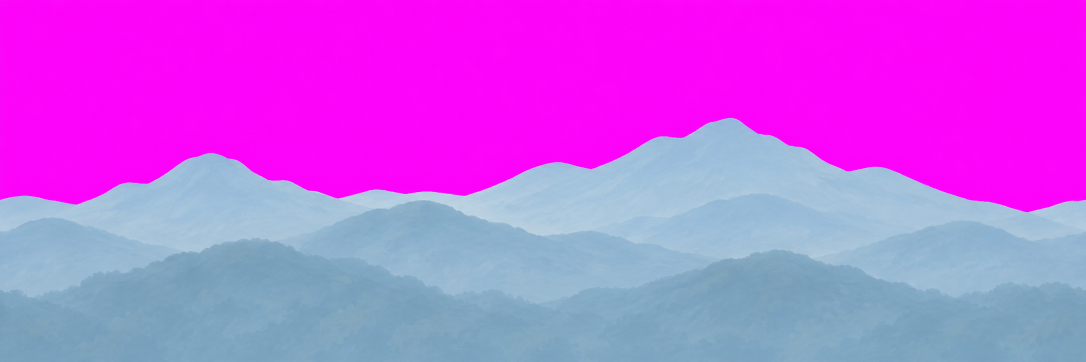
#> input picture art/backdrop/far.png, 2172 x 724 px (shown at 1/2 size); the run also reads 1 picture not shown here
$ python prepare_art.py
#> lines starting #> are read from the running program, lines starting #| are printed output that depends on the picture; after the words box and inside, x2 and y2 are one past the last pixel; in counts of white or black regions, pixels touching at a corner belong together
#!/usr/bin/env python3
"""Prepare the game art. Run after adding or changing anything in art/.

Usage (from the project folder):
    python3 scripts/prepare_art.py        (needs: pip install pillow numpy)

art/backdrop/far|mid|front.png   parallax layers on a solid magenta (#FF00FF) background
art/sprites/<name>.png           single objects, transparent PNG (magenta background also OK)

Writes optimised copies to assets/backdrop/ and assets/sprites/, plus src/art.js which
tells the game what exists. Anything missing simply falls back to the built-in drawings.
Sprite names the game knows: see SPRITES below.
"""
import pathlib

import numpy as np
from PIL import Image

ROOT = pathlib.Path(__file__).resolve().parent.parent
ART = ROOT / "art"
ASSETS = ROOT / "assets"
JS = ROOT / "src" / "art.js"
EXTS = (".png", ".jpg", ".jpeg", ".webp")

# back to front: (name, height as a fraction of the sky, pan speed on bends)
BACKDROP = [
    ("far", 0.62, 0.15),
    ("mid", 0.5, 0.35),
    ("front", 0.36, 0.7),
]
BACKDROP_MAX_W = 1800

# name: (max pixel size of the longest side, trim transparent margins?)
# The wheel is not trimmed so it keeps rotating around its centre.
SPRITES = {
    "kancil": (768, True),
    "lorry": (768, True),
    "cow": (640, True),
    "pothole": (768, True),
    "duit": (384, True),
    "rendang": (384, True),
    "teh": (384, True),
    "palm": (1024, True),
    "tree": (1024, True),
    "house": (1024, True),
    "wheel": (768, False),
    "wheel_honk": (768, False),
    "dashboard": (1800, True),
    "car2": (768, True),
    "bus": (768, True),
    "kapcai": (512, True),
    "pelita": (384, True),
    "gantry": (1400, True),
    "phone": (512, True),
    "heart": (96, True),
    "heart_empty": (96, True),
    "icon_city": (128, True),
    "icon_kampung": (128, True),
    "icon_car": (128, True),
    # rear-view mirror faces (made by scripts/slice_faces.py): not trimmed, so they line up
    "face_normal": (320, False),
    "face_shock": (320, False),
    "face_sweat": (320, False),
    "face_hairup": (320, False),
    "face_dizzy": (320, False),
    "face_sleepy": (320, False),
    # Mak's video-call faces (scripts/slice_faces.py --mak)
    "mak_calling": (320, False),
    "mak_happy": (320, False),
    "mak_scold": (320, False),
    # kampung scene poses (scripts/slice_sheet.py): same canvas per character, not trimmed
    "boy_happy": (720, False),
    "boy_shock": (720, False),
    "boy_nervous": (720, False),
    "mak_welcome": (720, False),
    "mak_asking": (720, False),
    "mak_joy": (720, False),
    "kids_waiting": (720, False),
    "kids_cheer": (720, False),
    "kids_sulk": (720, False),
}

# extra backdrop pieces (magenta keyed, trimmed): name -> max width
EXTRAS = {"clouds": 1800, "ground": 1800}
# full-screen illustrations, used as-is: name -> max side
SCREENS = {"menu": 1536, "win": 1536, "lose": 1536, "kampung": 1536}

MAGENTA = np.array([255.0, 0.0, 255.0])


def box_blur(x, r):
    """Mean filter of radius r over the first two axes (edges handled by padding)."""
    pad = np.pad(x, [(r + 1, r), (r + 1, r)] + [(0, 0)] * (x.ndim - 2), mode="edge")
    c = pad.cumsum(0)
    c = c[2 * r + 1:] - c[:-2 * r - 1]
    c = c.cumsum(1)
    c = c[:, 2 * r + 1:] - c[:, :-2 * r - 1]
    return c / (2 * r + 1) ** 2


def key_magenta(img):
    """Solid magenta background -> transparency, with clean (un-pinked) soft edges."""
    P = np.asarray(img.convert("RGB"), dtype=float)
    m = np.minimum(P[..., 0], P[..., 2]) - P[..., 1]  # high on magenta, <= 0 on painted art
    # The "magenta" is rarely pure #FF00FF and often shades from top to bottom,
    # so measure the real background colour per row from the left/right borders.
    border = np.concatenate([P[0], P[-1], P[:, 0], P[:, -1]])
    bm = np.minimum(border[:, 0], border[:, 2]) - border[:, 1]
    K0 = np.median(border[bm > 150], axis=0) if (bm > 150).sum() > 20 else MAGENTA
    def edge_colour(cols):  # per-row background colour from a few border columns
        sm = np.minimum(cols[..., 0], cols[..., 2]) - cols[..., 1]
        ok = sm > 150
        c = (cols * ok[..., None]).sum(1) / np.maximum(ok.sum(1), 1)[:, None]
        c[~ok.any(1)] = K0
        return box_blur(c[:, None, :], 15)[:, 0, :]

    left, right = edge_colour(P[:, :4]), edge_colour(P[:, -4:])
    fx = np.linspace(0, 1, P.shape[1])[None, :, None]
    K = left[:, None, :] * (1 - fx) + right[:, None, :] * fx  # (H, W, 3)
    mK = np.minimum(K[..., 0], K[..., 2]) - K[..., 1]
    rough = np.clip((mK - 12.0 - m) / (mK + 8.0), 0, 1)
    # Painted colours have min(R,B) <= G (+ a little); anything below that is solid,
    # including dark neutral greys, which must not be treated as soft edges.
    solid = (rough > 0.95) | (m < 25)
    bg = rough < 0.04
    edge = ~solid & ~bg
    # true colour of each edge pixel ~ average of nearby solid pixels
    F = np.zeros_like(P)
    w = solid.astype(float)
    for r in (2, 4, 8, 16):
        num = box_blur(P * w[..., None], r)
        den = box_blur(w, r)
        fill = (den > 1e-3) & edge & (F.sum(-1) == 0)
        F[fill] = num[fill] / den[fill][:, None]
    # solve pixel = a*F + (1-a)*magenta for a
    d = F - K
    a_fit = ((P - K) * d).sum(-1) / np.maximum((d * d).sum(-1), 1.0)
    alpha = np.where(solid, 1.0, 0.0)
    known = edge & (F.sum(-1) > 0)
    alpha[known] = np.clip(a_fit[known], 0, 1)
    alpha[edge & ~known] = rough[edge & ~known]
    alpha[alpha < 0.04] = 0
    rgb = (P - (1 - alpha[..., None]) * K) / np.maximum(alpha, 1e-3)[..., None]
    rgb = np.clip(rgb, 0, 255)
    spill = np.clip(np.minimum(rgb[..., 0], rgb[..., 2]) - rgb[..., 1], 0, None)
    rgb[..., 0] = np.where(edge, rgb[..., 0] - spill, rgb[..., 0])
    rgb[..., 2] = np.where(edge, rgb[..., 2] - spill, rgb[..., 2])
    rgb[alpha == 0] = 0
    return Image.fromarray(np.dstack([rgb, alpha * 255]).astype(np.uint8))


def load(path):
    img = Image.open(path)
    has_alpha = img.mode in ("RGBA", "LA") or "transparency" in img.info
    if has_alpha:
        img = img.convert("RGBA")
        if np.asarray(img)[..., 3].min() < 255:
            return img
    return key_magenta(img)


def trim(img, top_only=False):
    a = np.asarray(img)[..., 3]
    ys, xs = np.where(a > 24)
    if not len(ys):
        return img
    pad = 2
    if top_only:
        return img.crop((0, max(0, ys.min() - pad), img.width, img.height))
    return img.crop((max(0, xs.min() - pad), max(0, ys.min() - pad),
                     min(img.width, xs.max() + pad + 1), min(img.height, ys.max() + pad + 1)))


WHEEL_RIM = 0.44  # rim outer radius as a fraction of the image (must match src/scene/Cockpit.js)


# [20 lines left out: function align_wheel, not called in this run]


def fit(img, max_side):
    s = max_side / max(img.size)
    if s < 1:
        img = img.resize((round(img.width * s), round(img.height * s)), Image.LANCZOS)
    return img


def find(folder, name):
    for ext in EXTS:
        p = folder / f"{name}{ext}"
        if p.exists():
            return p
    return None


def main():
    (ASSETS / "backdrop").mkdir(parents=True, exist_ok=True)
    (ASSETS / "sprites").mkdir(parents=True, exist_ok=True)

    backdrop = []
    for name, height, parallax in BACKDROP:
        src = find(ART / "backdrop", name)
        if not src:
            print(f"  backdrop {name}: missing, using built-in")
            continue
        img = fit(trim(load(src), top_only=True), BACKDROP_MAX_W)
#> in load, img is the input picture: PIL image 2172x724 RGB; mean R, G, B 195.7, 93.3, 225.4
#> in load, `has_alpha = img.mode in ("RGBA", "LA") or "transparency" in img.info`: has_alpha = False
#> in key_magenta, `m = np.minimum(P[..., 0], P[..., 2]) - P[..., 1]`:
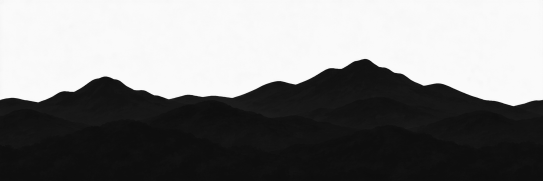
#> m: shape (724, 2172) float64 (shown at 1/4 size); min -57, max 252, mean 100.8; drawn with min black and max white
#> in key_magenta, `bm = np.minimum(border[:, 0], border[:, 2]) - border[:, 1]`: bm = 5792 values, max 247 at index 2146, min -41 at index 2434, mean 106.8
#> in key_magenta, `K0 = np.median(border[bm > 150], axis=0) if (bm > 150).sum() > 20 else..`: K0 = [251, 6, 250]
#> in edge_colour, `sm = np.minimum(cols[..., 0], cols[..., 2]) - cols[..., 1]`: sm = 724 rows, first 6: [222, 231, 240, 244], [233, 237, 244, 246], [235, 239, 247, 246], [237, 242, 247, 248], [238, 241, 246, 247], [239, 241, 246, 245]
#> in edge_colour, `ok = sm > 150`: ok = 724 rows, first 6: [True, True, True, True], [True, True, True, True], [True, True, True, True], [True, True, True, True], [True, True, True, True], [True, True, True, True]
#> in edge_colour, `c = (cols * ok[..., None]).sum(1) / np.maximum(ok.sum(1), 1)[:, None]`: c = 724 rows, first 8: [249.5, 13, 247.2], [251, 10, 250], [251.2, 8.5, 250.5], [251, 6.5, 250.5], [252, 6.75, 250], [251.8, 6.25, 249], [251, 5.75, 248.8], [251, 6.25, 249.2]
#> in box_blur, `c = c[:, 2 * r + 1:] - c[:, :-2 * r - 1]`: c = 724 rows, first 8: [240490.2, 9881.2, 238568.2], [240544.5, 9679.8, 238614.8], [240598.8, 9486, 238684.5], [240653, 9269, 238731], [240707.2, 9028.8, 238769.8], [240761.5, 8804, 238839.5], [240808, 8579.2, 238909.2], [240846.8, 8339, 238971.2]
#> in edge_colour (call 2), `sm = np.minimum(cols[..., 0], cols[..., 2]) - cols[..., 1]`: sm = 724 rows, first 6: [240, 236, 228, 220], [242, 240, 237, 236], [243, 244, 240, 243], [246, 246, 244, 245], [245, 246, 245, 244], [243, 245, 243, 243]
#> in edge_colour (call 2), `c = (cols * ok[..., None]).sum(1) / np.maximum(ok.sum(1), 1)[:, None]`: c = 724 rows, first 8: [252, 16.25, 247.2], [253.2, 10.5, 249.2], [253.8, 8, 250.5], [254.2, 5.75, 251], [254.2, 5, 250], [253.8, 6, 249.5], [253.8, 5.5, 250], [254.2, 7, 250]
#> in box_blur (call 2), `c = c[:, 2 * r + 1:] - c[:, :-2 * r - 1]`: c = 724 rows, first 8: [242830.8, 11237.5, 238645.8], [242838.5, 10958.5, 238684.5], [242846.2, 10664, 238738.8], [242861.8, 10377.2, 238793], [242900.5, 10090.5, 238855], [242939.2, 9803.8, 238917], [242970.2, 9509.2, 238979], [242985.8, 9222.5, 239041]
#> in key_magenta, `left, right = edge_colour(P[:, :4]), edge_colour(P[:, -4:])`: left = 724 rows, first 8: [250.2, 10.28, 248.2], [250.3, 10.07, 248.3], [250.4, 9.87, 248.4], [250.4, 9.65, 248.4], [250.5, 9.4, 248.5], [250.5, 9.16, 248.5], [250.6, 8.93, 248.6], [250.6, 8.68, 248.7]; right = 724 rows, first 8: [252.7, 11.69, 248.3], [252.7, 11.4, 248.4], [252.7, 11.1, 248.4], [252.7, 10.8, 248.5], [252.8, 10.5, 248.5], [252.8, 10.2, 248.6], [252.8, 9.9, 248.7], [252.8, 9.6, 248.7]
#> in key_magenta, `rough = np.clip((mK - 12.0 - m) / (mK + 8.0), 0, 1)`:
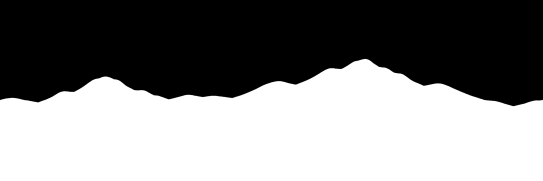
#> rough: shape (724, 2172) float64 (shown at 1/4 size); min 0, max 1, mean 0.515
#> in key_magenta, `bg = rough < 0.04`:
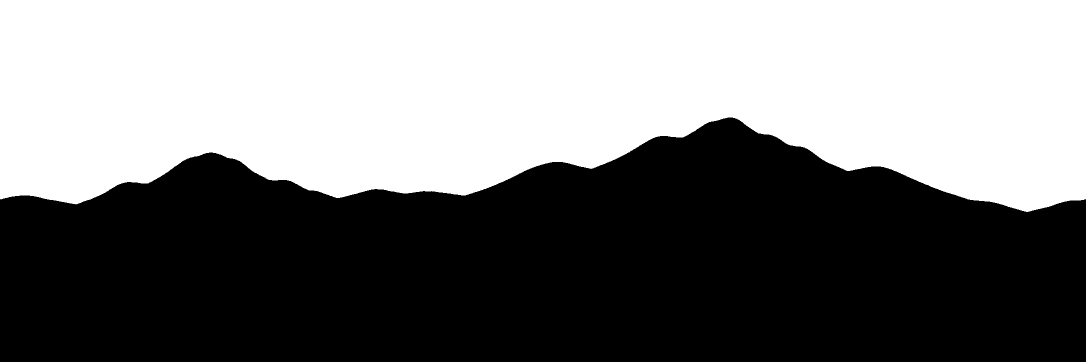
#> bg: shape (724, 2172) bool (shown at 1/2 size); 48.4% white; 1 white region, box (x1, y1, x2, y2) and area: (0, 0, 2172, 424) 761467
#> the loop in key_magenta, `for r in (2, 4, 8, 16):` made 4 passes
#> pass 1, in box_blur (call 3), `c = c.cumsum(1)`:
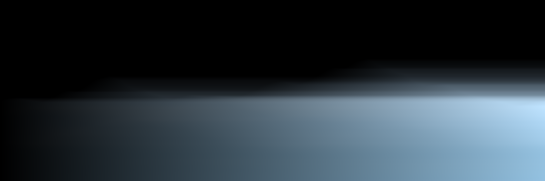
#> c: shape (724, 2177, 3) float64 (shown at 1/4 size); mean of channels 0, 1, 2 391823.8, 489793.6, 560379.1; drawn with min black and max white
#> in key_magenta, `d = F - K`:
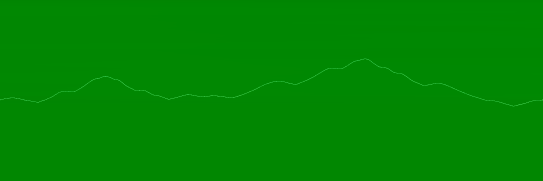
#> d: shape (724, 2172, 3) float64 (shown at 1/4 size); mean R, G, B -250.9, -5.4, -249; drawn with min black and max white
#> in key_magenta, `a_fit = ((P - K) * d).sum(-1) / np.maximum((d * d).sum(-1), 1.0)`:
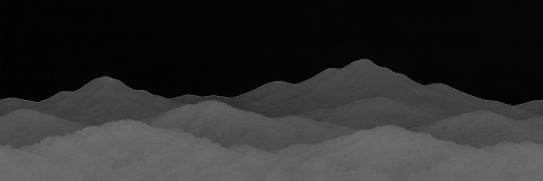
#> a_fit: shape (724, 2172) float64 (shown at 1/4 size); min -0.0167, max 0.935, mean 0.156; drawn with min black and max white
#> in trim, `return img.crop((0, max(0, ys.min() - pad), img.width, img.height))`:
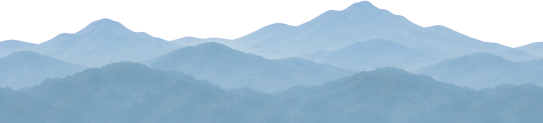
#> returned value: PIL image 2172x491 RGBA (shown at 1/4 size); mean R, G, B, A 108.3, 135.1, 154.5, 193.6; transparent parts drawn white
#> in fit, `s = max_side / max(img.size)`: s = 0.829
        img.save(ASSETS / "backdrop" / f"{name}.png", optimize=True)
        print(f"  backdrop {name}: {img.width}x{img.height}")
#|   backdrop far: 1800x407
        backdrop.append(
            f"  {{ source: require('../assets/backdrop/{name}.png'), aspect: {img.width / img.height:.3f}, "
            f"height: {height}, parallax: {parallax} }},"
        )
#> pass 2 of the loop in main, `for name, height, parallax in BACKDROP:`:
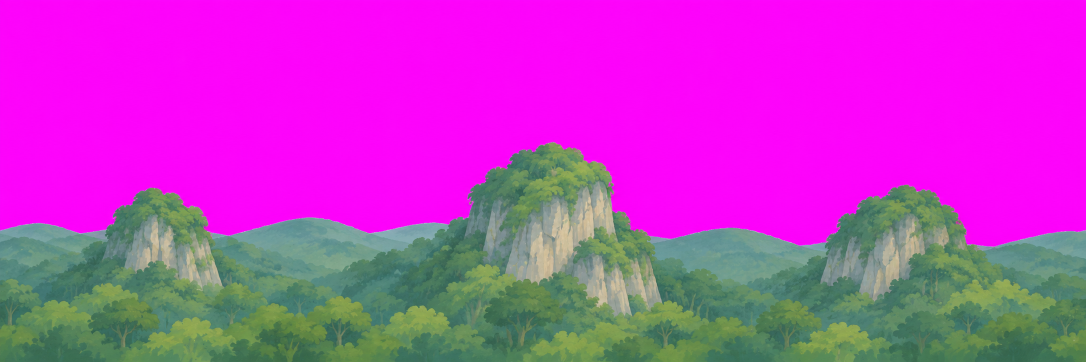
#> input picture art/backdrop/mid.png, 2172 x 724 px (shown at 1/2 size)
#> in load, img is the input picture: PIL image 2172x724 RGB; mean R, G, B 190.4, 58.3, 191.7
#> in key_magenta (call 2), `m = np.minimum(P[..., 0], P[..., 2]) - P[..., 1]`:
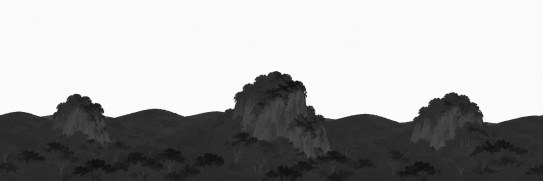
#> m: shape (724, 2172) float64 (shown at 1/4 size); min -111, max 254, mean 127.1; drawn with min black and max white
#> bm = 5792 values, max 250 at index 5518, min -78 at index 3520, mean 107.1
#> K0 = [251, 5, 251]
#> sm = 724 rows, first 6: [229, 240, 245, 247], [241, 245, 250, 250], [244, 247, 251, 250], [246, 248, 251, 250], [245, 248, 250, 249], [245, 248, 251, 249]
#> in edge_colour (call 3), `c = (cols * ok[..., None]).sum(1) / np.maximum(ok.sum(1), 1)[:, None]`: c = 724 rows, first 8: [250, 6.75, 247], [251, 3.5, 250], [251.5, 2.5, 250.5], [252, 1.75, 250.5], [252.5, 2.5, 250.8], [251.8, 2.25, 250.8], [251, 1.75, 250.8], [252, 3, 250.5]
#> in box_blur (call 11), `c = c[:, 2 * r + 1:] - c[:, :-2 * r - 1]`: c = 724 rows, first 8: [240831.2, 4929, 238955.8], [240839, 4867, 239056.5], [240877.8, 4797.2, 239157.2], [240916.5, 4743, 239265.8], [240955.2, 4665.5, 239374.2], [240994, 4603.5, 239482.8], [241032.8, 4541.5, 239591.2], [241048.2, 4464, 239699.8]
#> sm = 724 rows, first 6: [245, 241, 234, 225], [247, 244, 241, 240], [247, 247, 245, 246], [249, 249, 248, 248], [248, 249, 249, 247], [247, 249, 247, 247]
#> in edge_colour (call 4), `c = (cols * ok[..., None]).sum(1) / np.maximum(ok.sum(1), 1)[:, None]`: c = 724 rows, first 8: [252, 13, 249.2], [253.5, 8.25, 251.2], [253.2, 6.25, 252.5], [253.5, 4.25, 252.8], [253, 4, 252.2], [253.8, 4.5, 252], [253.5, 3.5, 251.8], [253.8, 4.25, 251.2]
#> in box_blur (call 12), `c = c[:, 2 * r + 1:] - c[:, :-2 * r - 1]`: c = 724 rows, first 8: [242675.8, 8439.8, 240358.5], [242699, 8168.5, 240389.5], [242722.2, 7881.8, 240420.5], [242761, 7595, 240451.5], [242807.5, 7308.2, 240482.5], [242854, 7021.5, 240536.8], [242900.5, 6734.8, 240591], [242947, 6448, 240629.8]
#> left = 724 rows, first 8: [250.6, 5.13, 248.7], [250.6, 5.06, 248.8], [250.7, 4.99, 248.9], [250.7, 4.94, 249], [250.7, 4.85, 249.1], [250.8, 4.79, 249.2], [250.8, 4.73, 249.3], [250.8, 4.65, 249.4]; right = 724 rows, first 8: [252.5, 8.78, 250.1], [252.5, 8.5, 250.1], [252.6, 8.2, 250.2], [252.6, 7.9, 250.2], [252.7, 7.6, 250.2], [252.7, 7.31, 250.3], [252.8, 7.01, 250.4], [252.8, 6.71, 250.4]
#> in key_magenta (call 2), `K = left[:, None, :] * (1 - fx) + right[:, None, :] * fx`:
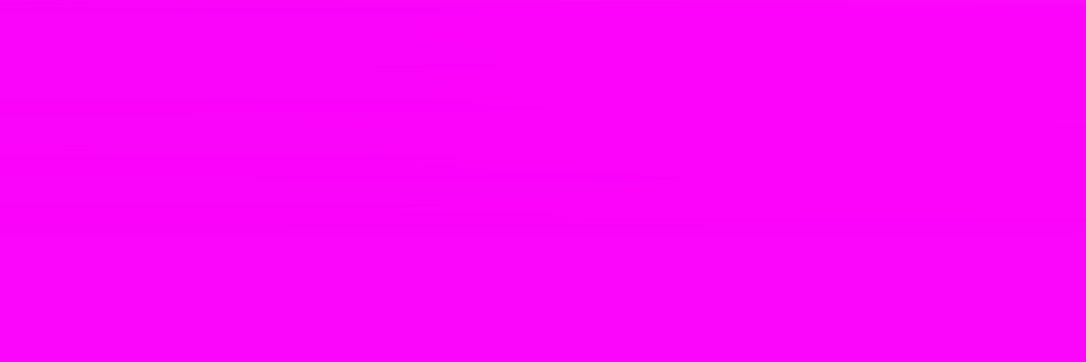
#> K: shape (724, 2172, 3) float64 (shown at 1/2 size); mean of channels 0, 1, 2 251.6, 4.5, 250.7; drawn as R, G, B
#|   backdrop mid: 1800x366

    extras = []
    for name, max_w in EXTRAS.items():
        src = find(ART / "backdrop", name)
        if not src:
            continue
        img = fit(trim(load(src)), max_w)
#> in edge_colour (call 7), `sm = np.minimum(cols[..., 0], cols[..., 2]) - cols[..., 1]`: sm = 1024 rows, first 6: [224, 236, 242, 244], [236, 241, 247, 248], [239, 242, 248, 248], [240, 244, 249, 249], [241, 245, 249, 248], [241, 245, 248, 247]
#> in edge_colour (call 7), `ok = sm > 150`: ok = 1024 rows, first 6: [True, True, True, True], [True, True, True, True], [True, True, True, True], [True, True, True, True], [True, True, True, True], [True, True, True, True]
#> in edge_colour (call 7), `c = (cols * ok[..., None]).sum(1) / np.maximum(ok.sum(1), 1)[:, None]`: c = 1024 rows, first 8: [248.2, 7.5, 244], [249.5, 4.5, 247.5], [250.2, 4.25, 248.5], [250.2, 3.25, 249], [250.2, 3, 249.2], [250, 3.25, 249.2], [250.5, 3, 249], [250.8, 3, 248]
#> in box_blur (call 31), `c = c[:, 2 * r + 1:] - c[:, :-2 * r - 1]`: c = 1024 rows, first 8: [239428.5, 5308.8, 236421.5], [239482.8, 5184.8, 236530], [239537, 5060.8, 236630.8], [239591.2, 4952.2, 236747], [239637.8, 4851.5, 236863.2], [239692, 4758.5, 237002.8], [239738.5, 4650, 237142.2], [239792.8, 4533.8, 237250.8]
#> in edge_colour (call 8), `sm = np.minimum(cols[..., 0], cols[..., 2]) - cols[..., 1]`: sm = 1024 rows, first 6: [240, 237, 230, 224], [243, 242, 238, 236], [244, 244, 242, 242], [245, 246, 245, 244], [244, 246, 246, 244], [245, 246, 245, 244]
#> in edge_colour (call 8), `c = (cols * ok[..., None]).sum(1) / np.maximum(ok.sum(1), 1)[:, None]`: c = 1024 rows, first 8: [248.8, 9.5, 242.2], [251, 4.75, 244.5], [251.8, 3.25, 246.2], [251.8, 2, 247], [251.8, 2.25, 247.2], [252.5, 2.5, 247.5], [252, 2.5, 246.5], [252.2, 2.75, 246]
#> in box_blur (call 32), `c = c[:, 2 * r + 1:] - c[:, :-2 * r - 1]`: c = 1024 rows, first 8: [240389.5, 6052.8, 234639], [240474.8, 5835.8, 234755.2], [240560, 5626.5, 234879.2], [240645.2, 5417.2, 235003.2], [240722.8, 5208, 235127.2], [240800.2, 4998.8, 235251.2], [240877.8, 4789.5, 235375.2], [240955.2, 4580.2, 235499.2]
#> in key_magenta (call 4), `left, right = edge_colour(P[:, :4]), edge_colour(P[:, -4:])`: left = 1024 rows, first 8: [249.1, 5.52, 246], [249.2, 5.4, 246.1], [249.3, 5.27, 246.2], [249.3, 5.15, 246.4], [249.4, 5.05, 246.5], [249.4, 4.95, 246.6], [249.5, 4.84, 246.8], [249.5, 4.72, 246.9]; right = 1024 rows, first 8: [250.1, 6.3, 244.2], [250.2, 6.07, 244.3], [250.3, 5.85, 244.4], [250.4, 5.64, 244.5], [250.5, 5.42, 244.7], [250.6, 5.2, 244.8], [250.7, 4.98, 244.9], [250.7, 4.77, 245.1]
        img.save(ASSETS / "backdrop" / f"{name}.png", optimize=True)
        print(f"  backdrop {name}: {img.width}x{img.height}")
#|   backdrop clouds: 1446x445
        extras.append(
            f"  {name}: {{ source: require('../assets/backdrop/{name}.png'), aspect: {img.width / img.height:.3f} }},"
        )
#> pass 2 of the loop in main, `for name, max_w in EXTRAS.items():`:

    (ASSETS / "screens").mkdir(parents=True, exist_ok=True)
    screens = []
    for name, max_side in SCREENS.items():
        src = find(ART / "screens", name)
        if not src:
            continue
        img = fit(Image.open(src).convert("RGB"), max_side)
        img.save(ASSETS / "screens" / f"{name}.jpg", quality=85, optimize=True)
        print(f"  screen {name}: {img.width}x{img.height}")
        screens.append(f"  {name}: require('../assets/screens/{name}.jpg'),")
#> pass 2 of the loop in main, `for name, max_side in SCREENS.items():`:

    sprites = []
    for name, (max_side, do_trim) in SPRITES.items():
        src = find(ART / "sprites", name)
        if not src:
            print(f"  sprite {name}: missing, using built-in")
            continue
        img = load(src)
        if name.startswith("wheel"):
            img = align_wheel(img)
        if do_trim:
            img = trim(img)
        img = fit(img, max_side)
        img.save(ASSETS / "sprites" / f"{name}.png", optimize=True)
        print(f"  sprite {name}: {img.width}x{img.height}")
        sprites.append(
            f"  {name}: {{ source: require('../assets/sprites/{name}.png'), aspect: {img.width / img.height:.3f} }},"
        )
#> pass 2 of the loop in main, `for name, (max_side, do_trim) in SPRITES.items():`:

    JS.write_text(
        "// Generated by `python3 scripts/prepare_art.py`. Don't edit by hand: re-run the script.\n"
        "// aspect = width / height of the trimmed image.\n\n"
        "// Painted backdrop layers, back to front. height = fraction of the sky, parallax = pan speed on bends.\n"
        "export const BACKDROP = [\n" + "".join(l + "\n" for l in backdrop) + "];\n\n"
        "export const ART = {\n" + "".join(l + "\n" for l in sprites) + "};\n\n"
        "// Clouds strip and ground painting.\n"
        "export const SCENE = {\n" + "".join(l + "\n" for l in extras) + "};\n\n"
        "// Full-screen menu / result illustrations.\n"
        "export const SCREENS = {\n" + "".join(l + "\n" for l in screens) + "};\n"
    )
    print(f"wrote {JS.relative_to(ROOT)}: {len(backdrop)} backdrop layer(s), {len(sprites)} sprite(s)")
#| wrote src/art.js: 3 backdrop layer(s), 0 sprite(s)


if __name__ == "__main__":
    main()
